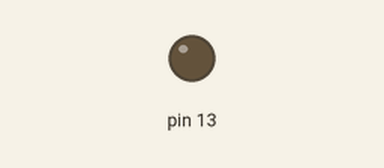
This sketch was run on a simulated Arduino Uno, built with avr-gcc and run on an emulated ATmega328P. Shown: output pins drawn as LEDs (lit = HIGH).

Above: at 0.5 s.
At 2.25 s:
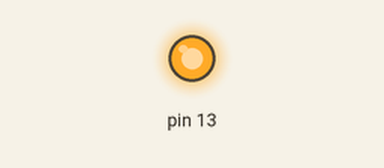
Timing chart, 0 to 5.2 s (numbered marks = the images above):
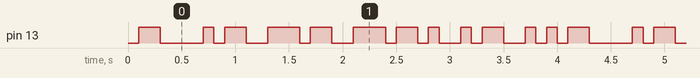

Measured:
- by itself, pin 13: moves between LOW and HIGH, repeating every 4.0 s
- by itself, everything shown: repeats every 4.0 s, in 24 steps

The sketch:

task3.ino
```cpp
void setup() {
  // put your setup code here, to run once:
  pinMode(13, OUTPUT);


}

void loop() {
  // put your main code here, to run repeatedly:
  //Adding ASCII to Binary Conversion from online converter
  String aggie = "01100001 01100111 01100111 01101001 01100101";
  int stringlength = aggie.length();
  for(int i=0;i<stringlength;i++){
    if (aggie[i]=='1'){
      digitalWrite(13,HIGH);
      delay(100);
    }
    if (aggie[i]=='0'){
      digitalWrite(13,LOW);
      delay(100);
    }
  }
}
```
